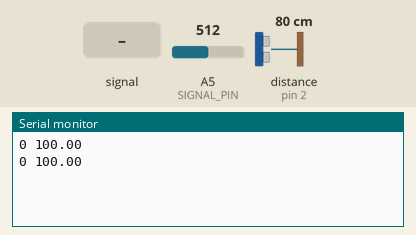
Bench run of a sketch on a simulated Arduino Uno, built with avr-gcc and run on an emulated ATmega328P. Parts: the last lines printed to the serial monitor. Wiring (inferred from the names in the program): ultrasonic range finder: trigger pin 3; echo pin 2. The test bench sets the inputs (shaded band); at power-on: distance to the obstacle (sensor on pin 2) 80 cm, A5 (SIGNAL_PIN) = 512. The echo pulse lasts 58.3 µs per cm.

Above: at 1.8 s.
1.9 s: A5 (SIGNAL_PIN) fed a 200 Hz sine of ±81 counts around its level
At 2.9 s:
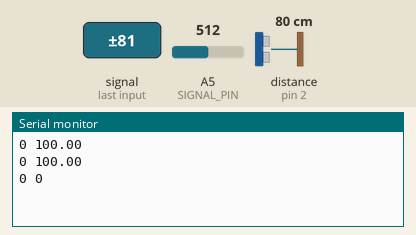
3.4 s: distance to the obstacle (sensor on pin 2) set to 2 cm
At 4.7 s:
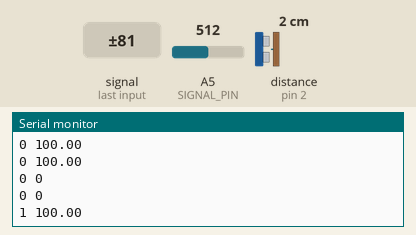
4.9 s: A5 (SIGNAL_PIN) set to 306
At 5.9 s:
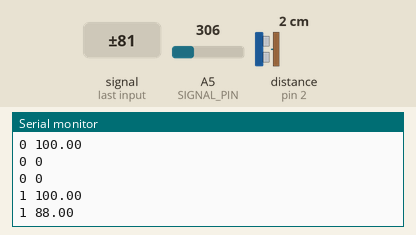
6.4 s: A5 (SIGNAL_PIN) fed a 1000 Hz sine of ±255 counts around its level
At 7.7 s:
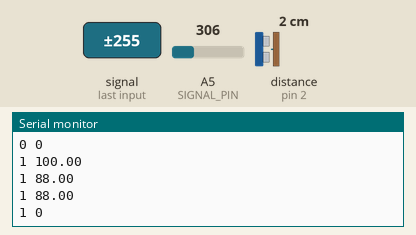
7.9 s: distance to the obstacle (sensor on pin 2) set to 9 cm
At 8.9 s:
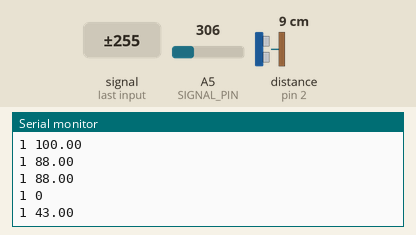
9.4 s: A5 (SIGNAL_PIN) set to 900
At 10.6 s:
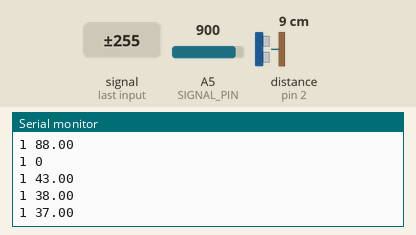
Timing chart, 0 to 11.9 s (numbered marks = the images above; inputs shaded):
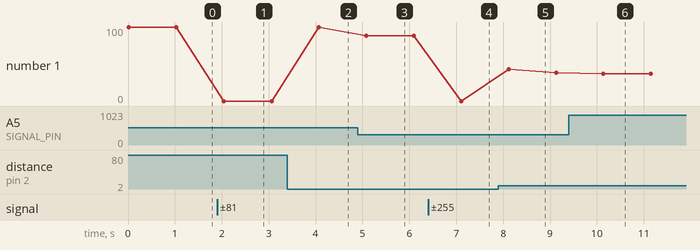

Measured:
- after the input at 1.9 s, the serial monitor: prints a new line after 0.15 s (image 1)
- after the input at 3.4 s, the serial monitor: prints a new line after 0.67 s (image 2)
- after the input at 4.9 s, the serial monitor: prints a new line after 0.18 s (image 3)
- after the input at 6.4 s, the serial monitor: prints a new line after 0.71 s (image 4)
- after the input at 7.9 s, the serial monitor: prints a new line after 0.22 s (image 5)
- after the input at 9.4 s, the serial monitor: prints a new line after 0.74 s (image 6)
- plotted number 1: 100 → 88 after the input at 4.9 s, 88 → 0 after the input at 6.4 s, 0 → 38 after the input at 7.9 s, 38 → 37 after the input at 9.4 s

The sketch:

arduino.ino
```cpp
#include <Ultrasonic.h>

// ---------------------------------------------------------------- //
// Arduino Ultrasoninc Sensor HC-SR04
// Re-writed by Arbi Abdul Jabbaar
// Using Arduino IDE 1.8.7
// Using HC-SR04 Module
// Tested on 17 September 2019
// ---------------------------------------------------------------- //

//#define echoPin 2 // attach pin D2 Arduino to pin Echo of HC-SR04
//#define trigPin 3 //attach pin D3 Arduino to pin Trig of HC-SR04
//
//// defines variables
// long duration; // variable for the duration of sound wave travel
// int distance; // variable for the distance measurement
//
// void setup() {
//   pinMode(trigPin, OUTPUT); // Sets the trigPin as an OUTPUT
//   pinMode(echoPin, INPUT); // Sets the echoPin as an INPUT
//   Serial.begin(9600); // // Serial Communication is starting with 9600 of baudrate speed
//   Serial.println("Ultrasonic Sensor HC-SR04 Test"); // print some text in Serial Monitor
//   Serial.println("with Arduino UNO R3");
// }
// void loop() {
//   // Clears the trigPin condition
//   digitalWrite(trigPin, LOW);
//   delayMicroseconds(2);
//   // Sets the trigPin HIGH (ACTIVE) for 10 microseconds
//   digitalWrite(trigPin, HIGH);
//   delayMicroseconds(10);
//   digitalWrite(trigPin, LOW);
//   // Reads the echoPin, returns the sound wave travel time in microseconds
//   duration = pulseIn(echoPin, HIGH);
//   // Calculating the distance
//   distance = duration * 0.034 / 2; // Speed of sound wave divided by 2 (go and back)
//   // Displays the distance on the Serial Monitor
//   Serial.print("Distance: ");
//   Serial.print(distance);
//   Serial.println(" cm");
// }

#define POWER_PIN 7
#define SIGNAL_PIN A5
#define echoPin 2 // attach pin D2 Arduino to pin Echo of HC-SR04
#define trigPin 3 // attach pin D3 Arduino to pin Trig of HC-SR04

long duration; // variable for the duration of sound wave travel
int distance;  // variable for the distance measurement
int value = 0; // variable to store the sensor value
char temp[50];

void setup()
{
    Serial.begin(9600);
    pinMode(POWER_PIN, OUTPUT);   // configure D7 pin as an OUTPUT
    digitalWrite(POWER_PIN, LOW); // turn the sensor OFF
    pinMode(trigPin, OUTPUT);     // Sets the trigPin as an OUTPUT
    pinMode(echoPin, INPUT);      // Sets the echoPin as an INPUT
}

void loop()
{
    String data = "";
    // Clears the trigPin condition
    digitalWrite(trigPin, LOW);
    delayMicroseconds(2);
    // Sets the trigPin HIGH (ACTIVE) for 10 microseconds
    digitalWrite(trigPin, HIGH);
    delayMicroseconds(10);
    digitalWrite(trigPin, LOW);
    // Reads the echoPin, returns the sound wave travel time in microseconds
    duration = pulseIn(echoPin, HIGH);
    // Calculating the distance
    distance = duration * 0.034 / 2; // Speed of sound wave divided by 2 (go and back)
    // Displays item status
    if (distance > 10)
    {
        data.concat("0 ");
    }
    else
        data.concat("1 ");

    digitalWrite(POWER_PIN, HIGH);  // turn the sensor ON
    delay(10);                      // wait 10 milliseconds
    value = analogRead(SIGNAL_PIN); // read the analog value from sensor
    digitalWrite(POWER_PIN, LOW);   // turn the sensor OFF

    //  Serial.println(value);

    value -= 200;
    float calculate = value * 100 / 120;
    if (calculate > 100)
    {
        data.concat(100.00);
    }
    else if (calculate > 0)
    {
        data.concat(calculate);
    }
    else
    {
        data.concat("0");
    }
    Serial.println(data);

    delay(1000);
}
```
